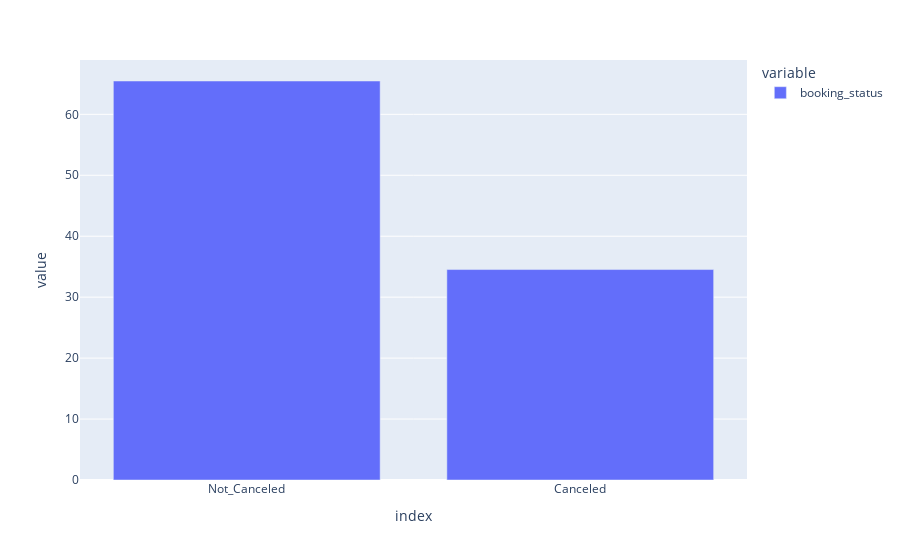

The notebook cell saved with this chart:
### Code cell
df['booking_status'].value_counts(normalize= True).round(4).multiply(100).plot(kind = 'bar', backend = 'plotly')

### Figure 1 — Plotly figure (JSON) as saved in the notebook; plotly's stock layout.template omitted (floating-point values rounded to 4 significant figures)
{"data": [{"alignmentgroup": "True", "hovertemplate": "variable=booking_status<br>index=%{x}<br>value=%{y}<extra></extra>", "legendgroup": "booking_status", "marker": {"color": "#636efa", "pattern": {"shape": ""}}, "name": "booking_status", "offsetgroup": "booking_status", "orientation": "v", "showlegend": true, "textposition": "auto", "type": "bar", "x": ["Not_Canceled", "Canceled"], "xaxis": "x", "y": [65.47, 34.53], "yaxis": "y"}], "layout": {"barmode": "relative", "legend": {"title": {"text": "variable"}, "tracegroupgap": 0}, "margin": {"t": 60}, "xaxis": {"anchor": "y", "domain": [0, 1], "title": {"text": "index"}}, "yaxis": {"anchor": "x", "domain": [0, 1], "title": {"text": "value"}}}}
